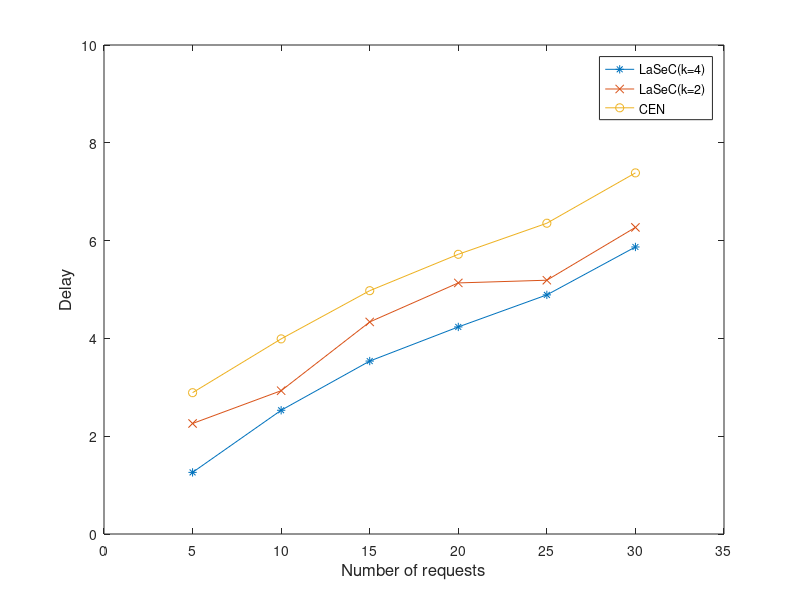

Reproduce this figure in MATLAB.
x = [5 10 15 20 25 30]
y1 = [1.26 2.530375 3.5365 4.2345625 4.89 5.87]
y2 = [2.26 2.930375 4.3365 5.1345625 5.19 6.27]
y3 = [2.89 3.9901875 4.97575 5.719875 6.3554375 7.385]
plot(x, y1, '-*', x, y2, '-x', x, y3, '-o')
axis([0 35 0 10])
xlabel('Number of requests', 'fontsize',12)
ylabel('Delay','fontsize',12)
legend('LaSeC(k=4)', 'LaSeC(k=2)', 'CEN')
%set(h, 'Box', 'on')
